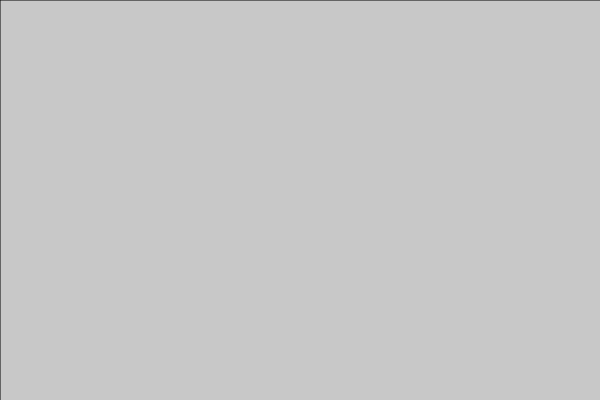
Frame 1 (no input)
Frame 60 (no input): identical to frame 1, image omitted
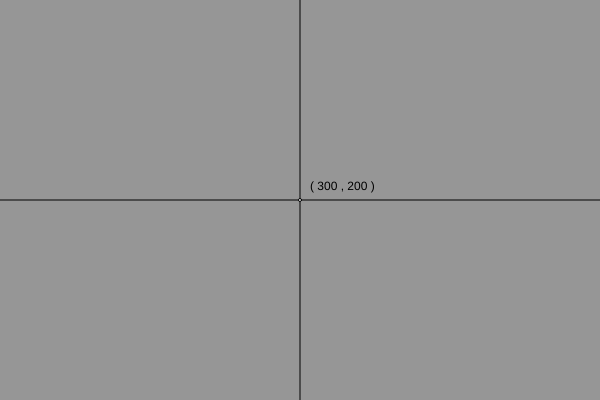
Frame 120 (the mouse pressed at the canvas centre since frame 60)

The p5.js sketch that drew these frames (run headless with seeded random() and noise() and a simulated clock; from frame 60 on, the mouse is pressed at the canvas centre):

// p5.js sketch
// ── sketch.js
var points = [];

function setup() {
  createCanvas(600, 400);
}

function draw() {

  if(mouseIsPressed) {
    background(150);
  }
  else{
    background(200);
  }

  line(mouseX, 0, mouseX, 400);
  line(0, mouseY, 600, mouseY);
  var mousePos = '( ' + mouseX + ' , ' + mouseY + ' )';
  text(mousePos, mouseX+10, mouseY-10);

  for(var i = 0; i < points.length; i++) {
    var point = points[i];
    ellipse(point.x, point.y, 3, 3);
  }
}

function mousePressed() {
  points.push({
    x: mouseX,
    y: mouseY
  });
}
